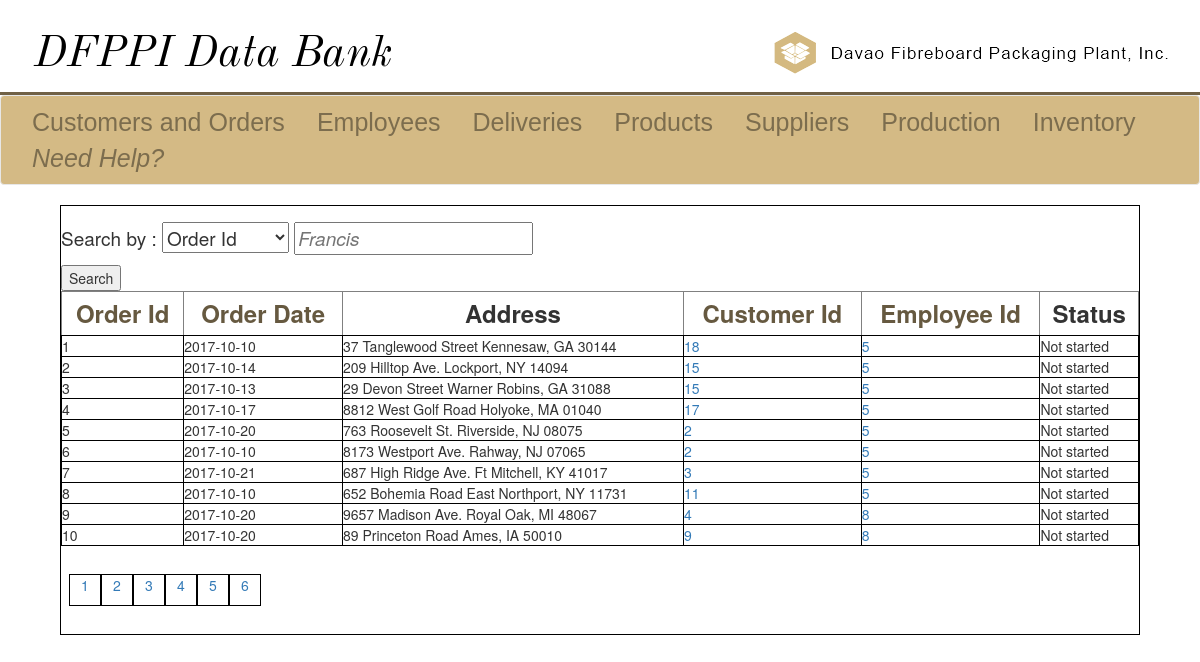
Page /customers-view-orders.php on the committed database.
### tables this page shows
CREATE TABLE `orders` (
  `o_Id` int(11) NOT NULL,
  `o_orderDateTime` date NOT NULL,
  `o_addressOfDelivery` varchar(128) NOT NULL,
  `c_Id` int(11) NOT NULL,
  `f_Id` int(11) NOT NULL,
  `o_status` enum('In production','Done','Not started') NOT NULL DEFAULT 'Not started' COMMENT 'Current order''s status'
);

### customers-view-orders.php (the view, shortened to what this page needs)
<!DOCTYPE html>
<?php
	include("sql_connect.php");
    $choice = isset($_GET['choice'])? $_GET['choice'] : 1;
    $srch = isset($_GET['srch'])? $_GET['srch'] : 1;
	$numberOfRows = 10;
	$page = isset($_GET['page']) ? $_GET['page'] : 1;
	$limit = ($page - 1) * $numberOfRows;
	$col = isset($_GET['order']) ? $_GET['order'] : "o_Id";
	$dir = isset($_GET['direction']) ? $_GET['direction'] : "ASC";
	$query = "SELECT * FROM orders WHERE {$choice} = '{$srch}' ORDER BY {$col} {$dir} LIMIT {$limit}, {$numberOfRows}";
	$result = mysqli_query($conn, $query);
	$query2 = "SELECT COUNT(*) as rowCount FROM orders WHERE {$choice} = '{$srch}';";
	$result2 = mysqli_query($conn, $query2);
	$totalRows = mysqli_fetch_row($result2);
	$numberOfPages = ceil($totalRows[0] / $numberOfRows);
?>
<html>
	<head>
		<link rel = "stylesheet" href = "css/bootstrap.min.css">
		<link rel = "stylesheet" href = "css/design.css">
	</head>
	<body>
		<div class = "ultra-banner">
			<div class = "left-ub">
				<a href = "home.php"><img id = "left-logo" src = "images/ultra-banner.png" alt = "DFPPI Home"></a>
			</div>
			<div class = "right-ub">
				<a href = "http://www.davaofibre.ph"><img id = "right-logo" src = "images/other.png" alt = "Employee Module"></a>
			</div>
		</div>
		<div class = "line-sep">
		</div>
		<nav class="navbar navbar-default" id = "myNav">
			<div class="container-fluid">
				<ul class="nav navbar-nav">
					<li><a id = "li-a" href = "customers.php">Customers and Orders</a></li>
					<li><a id = "li-a" href = "employees.php">Employees</a></li>
					<li><a id = "li-a" href = "deliveries.php">Deliveries</a></li>
					<li><a id = "li-a" href = "products.php">Products</a></li>
					<li><a id = "li-a" href = "supplier.php">Suppliers</a></li>
					<li><a id = "li-a" href = "production.php">Production</a></li>
					<li><a id = "li-a" href = "inventory.php">Inventory</a></li>
					<li><a id = "li-a" href = "docs/manual.html"><i>Need Help?</i></a></li>
				</ul>
			</div>
		</nav>
		<div class = "main-view">
			<div class = "top-div">
				<form action = "customers-view-orders.php" method = "get" onsubmit = "return check();" autocomplete="off">
					<p class = "form-body">Search by :
					<select id = "choice" name = "choice">
                    <option value="o_Id">Order Id</option>
					</select>
					<input type = "text" id = "srch" name = "srch" class = "input-srch" maxlength = 128 autofocus placeholder = "Francis" required>
					</p>
					<input id = "submit" type = "submit" value = "Search">
				</form>
			</div>
			<div class = "bot-div">
            <?php
                echo "<table class= 'table-set' border='1' cellspacing='1' cellpadding='3' style='width:100%;font-size:20;'>";
                $ndir = ($col == "o_Id" && $dir == "ASC") ? "DESC" : "ASC";
                echo "<th><a href='customers-view-orders.php?choice={$choice}&srch={$srch}&direction={$ndir}&order=o_Id&page={$page}'>Order Id</a></th>";
                $ndir = ($col == "o_orderDateTime" && $dir == "ASC") ? "DESC" : "ASC";
                echo "<th><a href='customers-view-orders.php?choice={$choice}&srch={$srch}&direction={$ndir}&order=o_orderDateTime&page={$page}'>Order Date</a></th>";
                echo "<th>Address</th>";
                $ndir = ($col == "c_Id" && $dir == "ASC") ? "DESC" : "ASC";
                echo "<th><a href='customers-view-orders.php?choice={$choice}&srch={$srch}&direction={$ndir}&order=c_Id&page={$page}'>Customer Id</a></th>";
                $ndir = ($col == "f_Id" && $dir == "ASC") ? "DESC" : "ASC";
                echo "<th><a href='customers-view-orders.php?choice={$choice}&srch={$srch}&direction={$ndir}&order=f_Id&page={$page}'>Employee Id</a></th>";
                echo "<th>Status</th>";
                while($row = mysqli_fetch_assoc($result)){
                    echo "<tr>";
                    echo "<td>{$row["o_Id"]}</td>";
                    echo "<td>{$row["o_orderDateTime"]}</td>";
                    echo "<td>{$row["o_addressOfDelivery"]}</td>";
                    echo "<td><a href='customers-view-customer.php?choice=c_Id&srch={$row['c_Id']}'>{$row["c_Id"]}</a></td>";
                    echo "<td><a href='employees-view.php?choice=f_id&srch={$row['f_Id']}'>{$row["f_Id"]}</a></td>";
                    echo "<td>{$row["o_status"]}</td>";
                    echo "</tr>";
                }
                echo "</table>";
            ?>
            <div class = 'pagination'>
                <ul>
                <?php
                    for($i = 1; $i <= $numberOfPages; $i++){
                        echo "<li><a href='customers-view-customer.php?choice={$choice}&srch={$srch}&direction={$dir}&order={$col}&page={$i}'>{$i}</a></li>";
                    }
                ?>
                </ul>
            </div>
			</div>
		</div>
	</body>
</html>

### css/design.css (style rules this page uses)
th { font-size: 3vh; text-align: center; text-decoration: none; padding: 4px; }
th a { color: #665940; }
ul { list-style-type: none; margin: 0; padding: 1vh; }
#myNav { background-color: #d4ba85; width: 100%; }
#li-a { color: #7c6d4e; text-align: center; padding: 1vh 2vh; font-size: 25px; font-family: sans-serif; text-decoration: none; }
.ultra-banner { width: 100%; background-color: #ffffff; height: 10vh; margin-bottom: 1%; }
.line-sep { background-color:#706146; width: 100%; height: 0.4vh; }
.left-ub,.right-ub { display: inline; width: 50%; height: 100%; }
.left-ub { float: left; }
#left-logo { margin-top: 4vh; margin-left: 4vh; }
#right-logo { float: right; margin-top: 4vh; margin-right: 4vh; }
.pagination li { height: 4vh; width: 4vh; display: inline-block; text-align: center; border: 1px solid black; }
input[placeholder] { font-style: italic; }
p.form-body { font-size: 19px; margin-top: 2vh; }
.main-view { margin-left: auto; margin-right: auto; border: 1px solid black; height: 100%; width: 90%; }
.pagination, .top-div, .mid-div { width: 100%; }
.table-set td { width: auto; border: 1px solid black; cellspacing: 1px; cellpadding: 3px; }
input[placeholder] { color: black; }

### rows in the picture
orders: o_Id "1", o_orderDateTime "2017-10-10", o_addressOfDelivery "37 Tanglewood Street Kennesaw, GA 30144", c_Id "18", f_Id "5", o_status "Not started"
orders: o_Id "2", o_orderDateTime "2017-10-14", o_addressOfDelivery "209 Hilltop Ave. Lockport, NY 14094", c_Id "15", f_Id "5", o_status "Not started"
orders: o_Id "3", o_orderDateTime "2017-10-13", o_addressOfDelivery "29 Devon Street Warner Robins, GA 31088", c_Id "15", f_Id "5", o_status "Not started"
orders: o_Id "4", o_orderDateTime "2017-10-17", o_addressOfDelivery "8812 West Golf Road Holyoke, MA 01040", c_Id "17", f_Id "5", o_status "Not started"
orders: o_Id "5", o_orderDateTime "2017-10-20", o_addressOfDelivery "763 Roosevelt St. Riverside, NJ 08075", c_Id "2", f_Id "5", o_status "Not started"
orders: o_Id "6", o_orderDateTime "2017-10-10", o_addressOfDelivery "8173 Westport Ave. Rahway, NJ 07065", c_Id "2", f_Id "5", o_status "Not started"
orders: o_Id "7", o_orderDateTime "2017-10-21", o_addressOfDelivery "687 High Ridge Ave. Ft Mitchell, KY 41017", c_Id "3", f_Id "5", o_status "Not started"
orders: o_Id "8", o_orderDateTime "2017-10-10", o_addressOfDelivery "652 Bohemia Road East Northport, NY 11731", c_Id "11", f_Id "5", o_status "Not started"
orders: o_Id "9", o_orderDateTime "2017-10-20", o_addressOfDelivery "9657 Madison Ave. Royal Oak, MI 48067", c_Id "4", f_Id "8", o_status "Not started"
orders: o_Id "10", o_orderDateTime "2017-10-20", o_addressOfDelivery "89 Princeton Road Ames, IA 50010", c_Id "9", f_Id "8", o_status "Not started"
